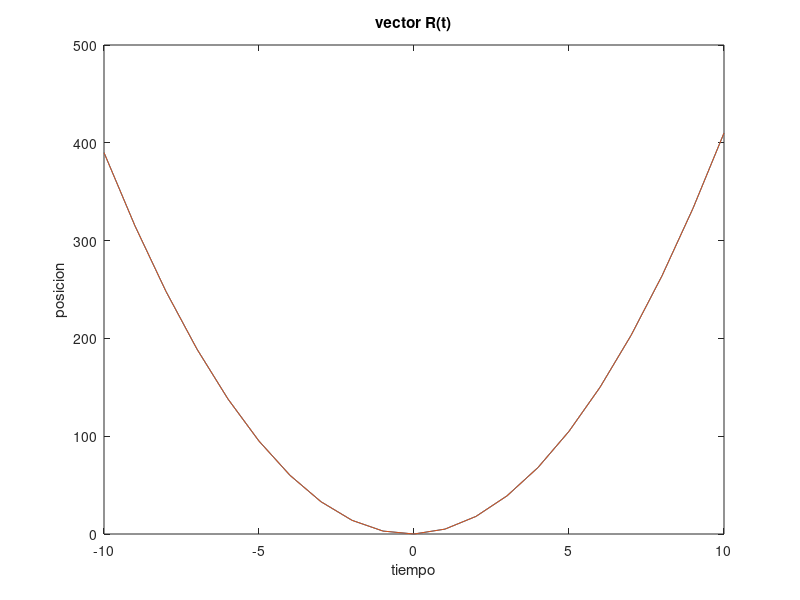

Here is the MATLAB script that generated this plot:
t = [-10:1:10];
k = [(4*t.^2)+t];
A = [t' k'];
plot(t,k)
x = [0, A(1)];
y = [0, A(1,2)];
x2 = [0, A(2)];
y2 = [0, A(2,2)];
hold on
%line(x,y,'color','red','LineStyle','--');
%line(x,y,'color','red','LineStyle',':');
%line(x,y,'color','red','LineStyle','--');
%line(x2,y2,'color','green','LineStyle','-');
xlabel('tiempo')
ylabel('posicion')
title('vector R(t)')
hold on
plot(t,k)
grid on
grid off